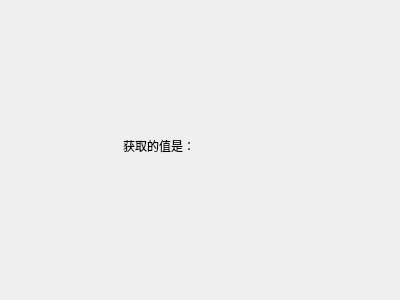
<?xml version="1.0" encoding="UTF-8"?>
<ui version="4.0">
 <class>Widget</class>
 <widget class="QWidget" name="Widget">
  <property name="geometry">
   <rect>
    <x>0</x>
    <y>0</y>
    <width>400</width>
    <height>300</height>
   </rect>
  </property>
  <property name="windowTitle">
   <string>Widget</string>
  </property>
  <widget class="QLabel" name="label">
   <property name="geometry">
    <rect>
     <x>123</x>
     <y>130</y>
     <width>101</width>
     <height>31</height>
    </rect>
   </property>
   <property name="text">
    <string>获取的值是：</string>
   </property>
  </widget>
 </widget>
 <layoutdefault spacing="6" margin="11"/>
 <resources/>
 <connections/>
</ui>
